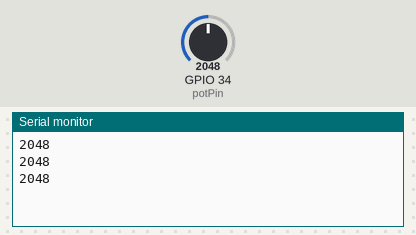
This sketch was run on a simulated ESP32. Parts: the last lines printed to the serial monitor. Inputs (shaded band) come from the test bench; at power-on: GPIO 34 (potPin) = 2048.

Above: at 1.3 s.
1.4 s: GPIO 34 (potPin) set to 2866
At 1.9 s:
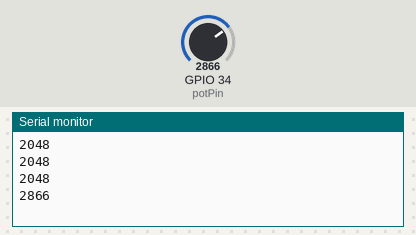
2.9 s: GPIO 34 (potPin) set to 3603
At 3.4 s:
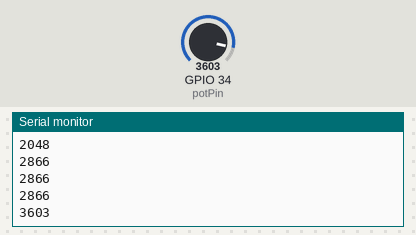
Timing chart, 0 to 5.9 s (numbered marks = the images above; inputs shaded):
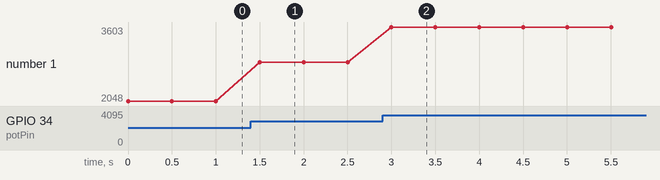

Measured:
- after the input at 1.4 s, the serial monitor: prints a new line after 0.10 s (image 1)
- after the input at 2.9 s, the serial monitor: prints a new line after 0.10 s (image 2)
- plotted number 1: 2048 → 2866 after the input at 1.4 s, 2866 → 3603 after the input at 2.9 s

The sketch:

Problem01.ino
```cpp
//Código Básico:
int potPin = 34; // Pin donde está conectado el potenciómetro
void setup() {
Serial.begin(115200); // Inicializar el monitor serie
}
void loop() {
int valor = analogRead(potPin); // Leer valor del potenciómetro
Serial.println(valor); // Mostrar valor en el monitor serie
delay(500); // Esperar medio segundo
}
```
